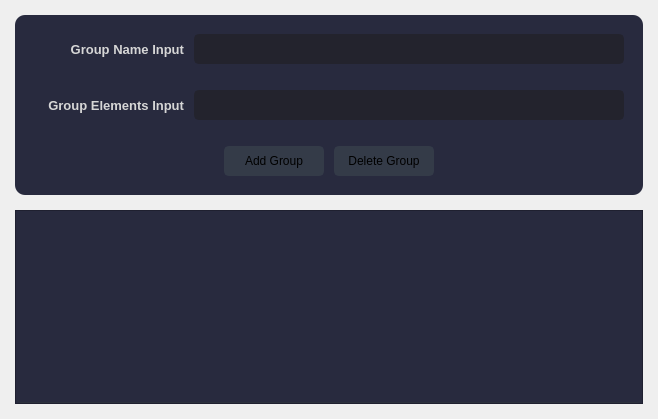
            <widget class="QWidget" name="GroupElm_Widget">
             <layout class="QVBoxLayout" name="verticalLayout_13">
              <property name="spacing">
               <number>15</number>
              </property>
              <property name="leftMargin">
               <number>15</number>
              </property>
              <property name="topMargin">
               <number>15</number>
              </property>
              <property name="rightMargin">
               <number>15</number>
              </property>
              <property name="bottomMargin">
               <number>15</number>
              </property>
              <item>
               <widget class="QFrame" name="AddGroup_Frame">
                <property name="minimumSize">
                 <size>
                  <width>0</width>
                  <height>180</height>
                 </size>
                </property>
                <property name="maximumSize">
                 <size>
                  <width>16777215</width>
                  <height>270</height>
                 </size>
                </property>
                <property name="styleSheet">
                 <string notr="true">background-color: rgb(40, 42, 62);
border-radius:10px;
</string>
                </property>
                <property name="frameShape">
                 <enum>QFrame::StyledPanel</enum>
                </property>
                <property name="frameShadow">
                 <enum>QFrame::Raised</enum>
                </property>
                <layout class="QVBoxLayout" name="verticalLayout_14">
                 <item>
                  <widget class="QFrame" name="GroupName_Frame">
                   <property name="frameShape">
                    <enum>QFrame::StyledPanel</enum>
                   </property>
                   <property name="frameShadow">
                    <enum>QFrame::Raised</enum>
                   </property>
                   <layout class="QHBoxLayout" name="horizontalLayout_14">
                    <property name="spacing">
                     <number>10</number>
                    </property>
                    <property name="leftMargin">
                     <number>10</number>
                    </property>
                    <property name="topMargin">
                     <number>0</number>
                    </property>
                    <property name="rightMargin">
                     <number>10</number>
                    </property>
                    <property name="bottomMargin">
                     <number>0</number>
                    </property>
                    <item>
                     <widget class="QLabel" name="GroupName_Label">
                      <property name="minimumSize">
                       <size>
                        <width>150</width>
                        <height>0</height>
                       </size>
                      </property>
                      <property name="maximumSize">
                       <size>
                        <width>150</width>
                        <height>16777215</height>
                       </size>
                      </property>
                      <property name="font">
                       <font>
                        <family>Segoe UI</family>
                        <pointsize>10</pointsize>
                        <weight>75</weight>
                        <bold>true</bold>
                       </font>
                      </property>
                      <property name="styleSheet">
                       <string notr="true">color: rgb(214, 214, 214);</string>
                      </property>
                      <property name="text">
                       <string>Group Name Input</string>
                      </property>
                      <property name="alignment">
                       <set>Qt::AlignRight|Qt::AlignTrailing|Qt::AlignVCenter</set>
                      </property>
                     </widget>
                    </item>
                    <item>
                     <widget class="QLineEdit" name="GroupName_LineEdit">
                      <property name="minimumSize">
                       <size>
                        <width>0</width>
                        <height>30</height>
                       </size>
                      </property>
                      <property name="font">
                       <font>
                        <family>Segoe UI</family>
                        <pointsize>9</pointsize>
                        <italic>false</italic>
                       </font>
                      </property>
                      <property name="styleSheet">
                       <string notr="true">QLineEdit {
	background-color: rgb(35, 35, 45);
	border-radius: 5px;
	border: 2px solid rgb(35, 35, 45);
	padding-left: 10px;
}
QLineEdit:hover {
	border: 2px solid rgb(64, 71, 88);
}
QLineEdit:focus {
	border: 2px solid rgb(91, 101, 124);
}</string>
                      </property>
                     </widget>
                    </item>
                   </layout>
                  </widget>
                 </item>
                 <item>
                  <widget class="QFrame" name="GroupElms_Frame">
                   <property name="frameShape">
                    <enum>QFrame::StyledPanel</enum>
                   </property>
                   <property name="frameShadow">
                    <enum>QFrame::Raised</enum>
                   </property>
                   <layout class="QHBoxLayout" name="horizontalLayout_13">
                    <property name="spacing">
                     <number>10</number>
                    </property>
                    <property name="leftMargin">
                     <number>10</number>
                    </property>
                    <property name="topMargin">
                     <number>0</number>
                    </property>
                    <property name="rightMargin">
                     <number>10</number>
                    </property>
                    <property name="bottomMargin">
                     <number>0</number>
                    </property>
                    <item>
                     <widget class="QLabel" name="GroupElms_Label">
                      <property name="minimumSize">
                       <size>
                        <width>150</width>
                        <height>0</height>
                       </size>
                      </property>
                      <property name="maximumSize">
                       <size>
                        <width>150</width>
                        <height>16777215</height>
                       </size>
                      </property>
                      <property name="font">
                       <font>
                        <family>Segoe UI</family>
                        <pointsize>10</pointsize>
                        <weight>75</weight>
                        <bold>true</bold>
                       </font>
                      </property>
                      <property name="styleSheet">
                       <string notr="true">color: rgb(214, 214, 214);</string>
                      </property>
                      <property name="text">
                       <string>Group Elements Input</string>
                      </property>
                      <property name="alignment">
                       <set>Qt::AlignRight|Qt::AlignTrailing|Qt::AlignVCenter</set>
                      </property>
                     </widget>
                    </item>
                    <item>
                     <widget class="QLineEdit" name="GroupElms_LineEdit">
                      <property name="minimumSize">
                       <size>
                        <width>0</width>
                        <height>30</height>
                       </size>
                      </property>
                      <property name="font">
                       <font>
                        <family>Segoe UI</family>
                        <pointsize>9</pointsize>
                       </font>
                      </property>
                      <property name="styleSheet">
                       <string notr="true">QLineEdit {
	background-color: rgb(35, 35, 45);
	border-radius: 5px;
	border: 2px solid rgb(35, 35, 45);
	padding-left: 10px;
}
QLineEdit:hover {
	border: 2px solid rgb(64, 71, 88);
}
QLineEdit:focus {
	border: 2px solid rgb(91, 101, 124);
}</string>
                      </property>
                     </widget>
                    </item>
                   </layout>
                  </widget>
                 </item>
                 <item>
                  <widget class="QFrame" name="Add_Btns_Frame">
                   <property name="frameShape">
                    <enum>QFrame::StyledPanel</enum>
                   </property>
                   <property name="frameShadow">
                    <enum>QFrame::Raised</enum>
                   </property>
                   <layout class="QHBoxLayout" name="horizontalLayout_15">
                    <property name="spacing">
                     <number>10</number>
                    </property>
                    <property name="leftMargin">
                     <number>200</number>
                    </property>
                    <property name="topMargin">
                     <number>0</number>
                    </property>
                    <property name="rightMargin">
                     <number>200</number>
                    </property>
                    <property name="bottomMargin">
                     <number>0</number>
                    </property>
                    <item>
                     <widget class="QPushButton" name="AddGroup_Btn">
                      <property name="minimumSize">
                       <size>
                        <width>100</width>
                        <height>30</height>
                       </size>
                      </property>
                      <property name="maximumSize">
                       <size>
                        <width>100</width>
                        <height>30</height>
                       </size>
                      </property>
                      <property name="font">
                       <font>
                        <family>Segoe UI</family>
                        <pointsize>9</pointsize>
                       </font>
                      </property>
                      <property name="styleSheet">
                       <string notr="true">QPushButton {
	border: 2px solid rgb(52, 59, 72);
	border-radius: 5px;	
	background-color: rgb(52, 59, 72);
}
QPushButton:hover {
	background-color: rgb(57, 65, 80);
	border: 2px solid rgb(61, 70, 86);
}
QPushButton:pressed {	
	background-color: rgb(217, 4, 41);
	border: 2px solid rgb(43, 50, 61);
}</string>
                      </property>
                      <property name="text">
                       <string>Add Group</string>
                      </property>
                     </widget>
                    </item>
                    <item>
                     <widget class="QPushButton" name="DelGroup_Btn">
                      <property name="minimumSize">
                       <size>
                        <width>100</width>
                        <height>30</height>
                       </size>
                      </property>
                      <property name="maximumSize">
                       <size>
                        <width>100</width>
                        <height>30</height>
                       </size>
                      </property>
                      <property name="font">
                       <font>
                        <family>Segoe UI</family>
                        <pointsize>9</pointsize>
                       </font>
                      </property>
                      <property name="styleSheet">
                       <string notr="true">QPushButton {
	border: 2px solid rgb(52, 59, 72);
	border-radius: 5px;	
	background-color: rgb(52, 59, 72);
}
QPushButton:hover {
	background-color: rgb(57, 65, 80);
	border: 2px solid rgb(61, 70, 86);
}
QPushButton:pressed {	
	background-color: rgb(217, 4, 41);
	border: 2px solid rgb(43, 50, 61);
}</string>
                      </property>
                      <property name="text">
                       <string>Delete Group</string>
                      </property>
                     </widget>
                    </item>
                   </layout>
                  </widget>
                 </item>
                </layout>
               </widget>
              </item>
              <item>
               <widget class="QFrame" name="GroupElm_Table_Frem">
                <property name="styleSheet">
                 <string notr="true">background-color: rgb(40, 42, 62);

</string>
                </property>
                <property name="frameShape">
                 <enum>QFrame::StyledPanel</enum>
                </property>
                <property name="frameShadow">
                 <enum>QFrame::Raised</enum>
                </property>
                <layout class="QVBoxLayout" name="verticalLayout_15">
                 <property name="spacing">
                  <number>0</number>
                 </property>
                 <property name="leftMargin">
                  <number>0</number>
                 </property>
                 <property name="topMargin">
                  <number>0</number>
                 </property>
                 <property name="rightMargin">
                  <number>0</number>
                 </property>
                 <property name="bottomMargin">
                  <number>0</number>
                 </property>
                 <item>
                  <widget class="QTableView" name="GroupElm_TableView">
                   <property name="styleSheet">
                    <string notr="true">QTableView {	
	background-color: rgb(40, 42, 62);
	padding: 10px;
	border-radius: 5px;
	gridline-color: rgb(44, 49, 60);
	border-bottom: 1px solid rgb(44, 49, 60);
}
QTableView::item{
	border-color: rgb(44, 49, 60);
	padding-left: 5px;
	padding-right: 5px;
	gridline-color: rgb(44, 49, 60);
}
QTableView::item:selected{
	background-color: rgb(141, 153, 174);
}
QScrollBar:horizontal {
    border: none;
    background: rgb(52, 59, 72);
    height: 14px;
    margin: 0px 21px 0 21px;
	border-radius: 0px;
}
 QScrollBar:vertical {
	border: none;
    background: rgb(52, 59, 72);
    width: 14px;
    margin: 21px 0 21px 0;
	border-radius: 0px;
 }
QHeaderView::section{
	Background-color: rgb(39, 44, 54);
	max-width: 30px;
	border: 1px solid rgb(44, 49, 60);
	border-style: none;
    border-bottom: 1px solid rgb(44, 49, 60);
    border-right: 1px solid rgb(44, 49, 60);
}
QTableView::horizontalHeader {	
	background-color: rgb(239, 35, 60);
}
QHeaderView::section:horizontal
{
    border: 1px solid rgb(32, 34, 42);
	background-color: rgb(27, 29, 35);
	padding: 3px;
	border-top-left-radius: 7px;
    border-top-right-radius: 7px;
}
QHeaderView::section:vertical
{
    border: 1px solid rgb(44, 49, 60);
}
</string>
                   </property>
                  </widget>
                 </item>
                </layout>
               </widget>
              </item>
             </layout>
            </widget>
